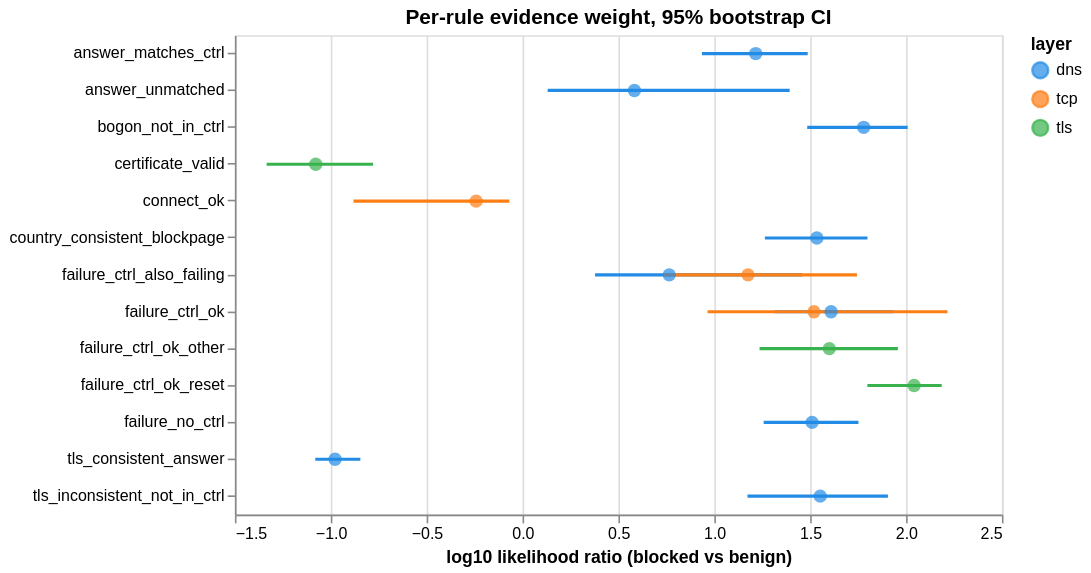

The code cell stored with this chart in its notebook:
### Code cell
base = alt.Chart(llr).encode(
    y=alt.Y("rule_id:N", sort="-x", title=None),
    color=alt.Color("layer:N", scale=alt.Scale(range=["#228be6", "#fd7e14", "#37b24d"])),
)
(base.mark_rule(strokeWidth=2).encode(x="ci_lo:Q", x2="ci_hi:Q") +
 base.mark_point(filled=True, size=70).encode(
     x=alt.X("log10_LR:Q", title="log10 likelihood ratio (blocked vs benign)"))
).properties(width=480, height=20 * len(llr), title="Per-rule evidence weight, 95% bootstrap CI")

### Figure 1 — Vega-Lite specification as saved in the notebook (floating-point values rounded to 4 significant figures)
{"$schema": "https://vega.github.io/schema/vega-lite/v4.17.0.json", "config": {"view": {"continuousHeight": 300, "continuousWidth": 400}}, "data": {"name": "data-33d197156e0c7db26fe45745f8ebdb39"}, "datasets": {"data-33d197156e0c7db26fe45745f8ebdb39": [{"ci_hi": 1.487, "ci_lo": 0.9355, "gated": false, "layer": "dns", "log10_LR": 1.216, "n": 1, "n_layer_benign": 1, "n_layer_blocked": 0, "rule_id": "answer_matches_ctrl"}, {"ci_hi": 1.393, "ci_lo": 0.1311, "gated": false, "layer": "dns", "log10_LR": 0.5834, "n": 5, "n_layer_benign": 4, "n_layer_blocked": 1, "rule_id": "answer_unmatched"}, {"ci_hi": 2.008, "ci_lo": 1.485, "gated": false, "layer": "dns", "log10_LR": 1.779, "n": 4, "n_layer_benign": 0, "n_layer_blocked": 4, "rule_id": "bogon_not_in_ctrl"}, {"ci_hi": 1.799, "ci_lo": 1.264, "gated": false, "layer": "dns", "log10_LR": 1.535, "n": 1, "n_layer_benign": 0, "n_layer_blocked": 1, "rule_id": "country_consistent_blockpage"}, {"ci_hi": 1.458, "ci_lo": 0.3781, "gated": false, "layer": "dns", "log10_LR": 0.7649, "n": 2, "n_layer_benign": 2, "n_layer_blocked": 0, "rule_id": "failure_ctrl_also_failing"}, {"ci_hi": 1.932, "ci_lo": 1.314, "gated": false, "layer": "dns", "log10_LR": 1.609, "n": 16, "n_layer_benign": 5, "n_layer_blocked": 11, "rule_id": "failure_ctrl_ok"}, {"ci_hi": 1.752, "ci_lo": 1.257, "gated": false, "layer": "dns", "log10_LR": 1.51, "n": 1, "n_layer_benign": 0, "n_layer_blocked": 1, "rule_id": "failure_no_ctrl"}, {"ci_hi": -0.8458, "ci_lo": -1.081, "gated": true, "layer": "dns", "log10_LR": -0.9775, "n": 89, "n_layer_benign": 89, "n_layer_blocked": 0, "rule_id": "tls_consistent_answer"}, {"ci_hi": 1.905, "ci_lo": 1.173, "gated": false, "layer": "dns", "log10_LR": 1.552, "n": 4, "n_layer_benign": 1, "n_layer_blocked": 3, "rule_id": "tls_inconsistent_not_in_ctrl"}, {"ci_hi": -0.06896, "ci_lo": -0.8814, "gated": true, "layer": "tcp", "log10_LR": -0.2418, "n": 96, "n_layer_benign": 95, "n_layer_blocked": 1, "rule_id": "connect_ok"}, {"ci_hi": 1.744, "ci_lo": 0.7361, "gated": false, "layer": "tcp", "log10_LR": 1.176, "n": 1, "n_layer_benign": 1, "n_layer_blocked": 0, "rule_id": "failure_ctrl_also_failing"}, {"ci_hi": 2.216, "ci_lo": 0.965, "gated": false, "layer": "tcp", "log10_LR": 1.52, "n": 8, "n_layer_benign": 2, "n_layer_blocked": 6, "rule_id": "failure_ctrl_ok"}, {"ci_hi": -0.7796, "ci_lo": -1.335, "gated": true, "layer": "tls", "log10_LR": -1.078, "n": 61, "n_layer_benign": 61, "n_layer_blocked": 0, "rule_id": "certificate_valid"}, {"ci_hi": 1.957, "ci_lo": 1.236, "gated": false, "layer": "tls", "log10_LR": 1.6, "n": 7, "n_layer_benign": 0, "n_layer_blocked": 7, "rule_id": "failure_ctrl_ok_other"}, {"ci_hi": 2.186, "ci_lo": 1.798, "gated": false, "layer": "tls", "log10_LR": 2.042, "n": 11, "n_layer_benign": 0, "n_layer_blocked": 11, "rule_id": "failure_ctrl_ok_reset"}]}, "height": 300, "layer": [{"encoding": {"color": {"field": "layer", "scale": {"range": ["#228be6", "#fd7e14", "#37b24d"]}, "type": "nominal"}, "x": {"field": "ci_lo", "type": "quantitative"}, "x2": {"field": "ci_hi"}, "y": {"field": "rule_id", "sort": "-x", "title": null, "type": "nominal"}}, "mark": {"strokeWidth": 2, "type": "rule"}}, {"encoding": {"color": {"field": "layer", "scale": {"range": ["#228be6", "#fd7e14", "#37b24d"]}, "type": "nominal"}, "x": {"field": "log10_LR", "title": "log10 likelihood ratio (blocked vs benign)", "type": "quantitative"}, "y": {"field": "rule_id", "sort": "-x", "title": null, "type": "nominal"}}, "mark": {"filled": true, "size": 70, "type": "point"}}], "title": "Per-rule evidence weight, 95% bootstrap CI", "width": 480}
